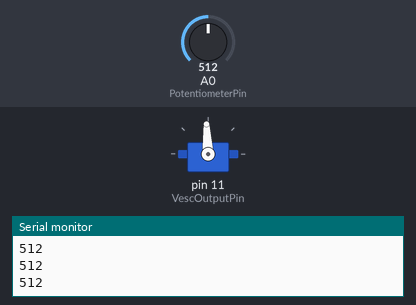
Recording of a sketch running on a simulated Arduino Uno, built with avr-gcc and run on an emulated ATmega328P. On the bench: servo, the last lines printed to the serial monitor. The inputs (shaded band) are chosen by the test bench; at power-on: A0 (PotentiometerPin) = 512.

Above: at 1.2 s.
1.3 s: A0 (PotentiometerPin) set to 716
At 2.5 s:
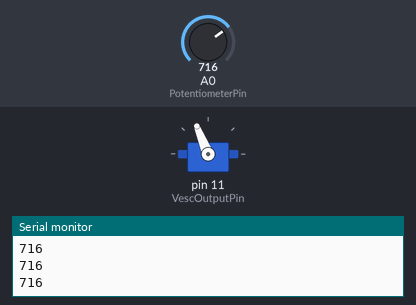
2.8 s: A0 (PotentiometerPin) set to 900
At 3.9 s:
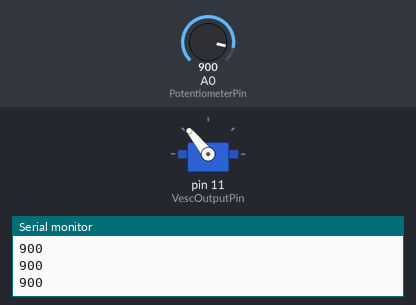
4.3 s: A0 (PotentiometerPin) set to 1023
At 4.9 s:
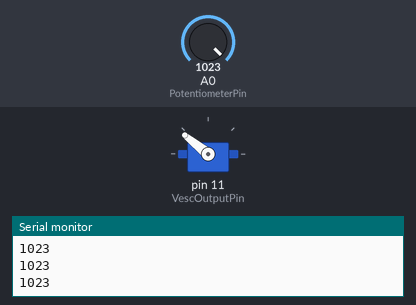
5.8 s: A0 (PotentiometerPin) set to 306
At 6.2 s:
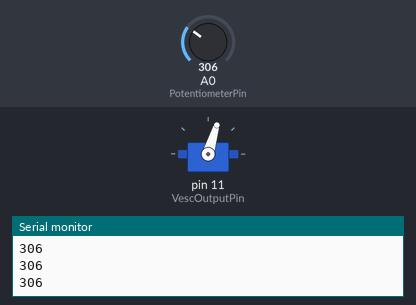
7.3 s: A0 (PotentiometerPin) set to 122
At 8.4 s:
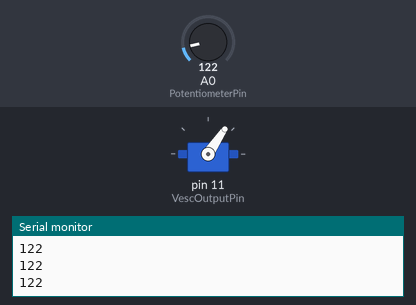
8.8 s: A0 (PotentiometerPin) set to 511
At 9.5 s:
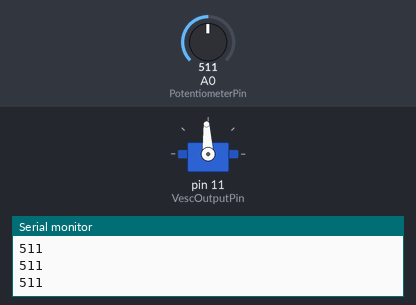
Timing chart, 0 to 11.3 s (numbered marks = the images above; inputs shaded):
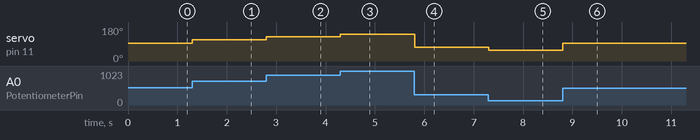

The sketch:

V2.ino
```cpp
#include <Servo.h>

const uint8_t VescOutputPin = 11;

const uint8_t PotentiometerPin = A0;

Servo esc;

void setup () {
  Serial.begin(9600);
  esc.attach (VescOutputPin);

  esc.writeMicroseconds (1500);

}

 void loop () {

  Serial.println(analogRead (PotentiometerPin));
  esc.writeMicroseconds (map (analogRead (PotentiometerPin), 0, 1023, 1000, 2000));

}
```

Measured:
- after the input at 1.3 s, servo on pin 11 (VescOutputPin): 93° → 112° at once
- after the input at 2.8 s, servo on pin 11 (VescOutputPin): 112° → 129° at once
- after the input at 4.3 s, servo on pin 11 (VescOutputPin): 129° → 141° at once
- after the input at 5.8 s, servo on pin 11 (VescOutputPin): 141° → 73° at once
- after the input at 7.3 s, servo on pin 11 (VescOutputPin): 73° → 56° at once
- after the input at 8.8 s, servo on pin 11 (VescOutputPin): 56° → 93° at once
